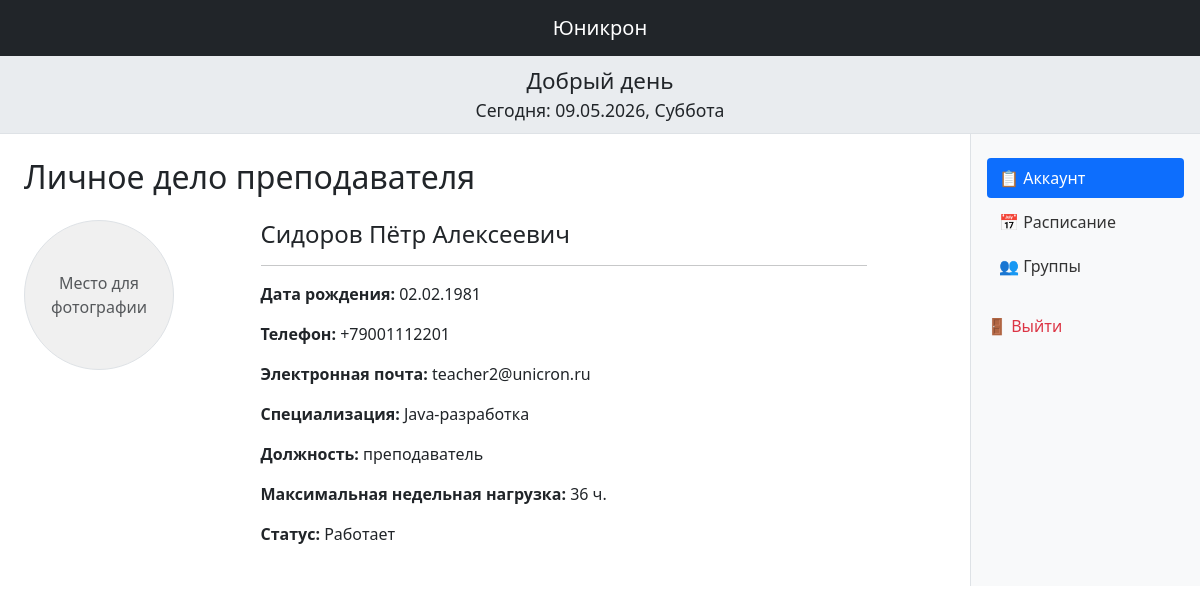
The page /teacher/account/ (signed in) on the database its author committed.
### unicron_app/models.py (models this page shows, shortened)
class Teacher(models.Model):
    user = models.OneToOneField(User, on_delete=models.CASCADE, primary_key=True, related_name='teacher_profile')
    first_name = models.CharField(max_length=50)
    last_name = models.CharField(max_length=50)
    middle_name = models.CharField(max_length=50, blank=True)
    birth_date = models.DateField()
    phone = models.CharField(max_length=20, unique=True)
    email = models.EmailField(unique=True)
    photo = models.ImageField(upload_to='teacher_photos/', blank=True, null=True)
    specialization = models.CharField(max_length=200, verbose_name="Специализация")
    max_weekly_hours = models.PositiveIntegerField(default=36, verbose_name="Макс. нагрузка (часов/нед)")
    hire_date = models.DateField(verbose_name="Дата приёма")
    position = models.ForeignKey(Position, on_delete=models.SET_NULL, null=True, verbose_name="Должность")
    ACTIVE = 'active'
    FIRED = 'fired'
    STATUS_CHOICES = [(ACTIVE, 'Работает'), (FIRED, 'Уволен')]
    status = models.CharField(max_length=10, choices=STATUS_CHOICES, default=ACTIVE)
    class Meta:
        verbose_name = "Преподаватель"
        verbose_name_plural = "Преподаватели"

class Position(models.Model):
    title = models.CharField(max_length=100, unique=True, verbose_name="Название")
    class Meta:
        verbose_name = "Должность"
        verbose_name_plural = "Должности"

### unicron_app/views.py (the view)
# urls.py: path('teacher/account/', views.teacher_account, name='teacher_account'),
@login_required
@teacher_required
def teacher_account(request):
    teacher = request.user.teacher_profile
    now = datetime.now().time()
    if now < datetime.strptime('12:00', '%H:%M').time():
        greeting = 'Доброе утро'
    elif now < datetime.strptime('18:00', '%H:%M').time():
        greeting = 'Добрый день'
    else:
        greeting = 'Добрый вечер'
    context = {
        'teacher': teacher,
        'greeting': greeting,
        'active_tab': 'account'
    }
    return render(request, 'unicron_app/teacher_account.html', context)

### unicron_app/views.py (called while the page is built)
def teacher_required(view_func):
    return user_passes_test(lambda u: u.is_authenticated and u.role == 'teacher', login_url='unicron_app:login')(view_func)

### unicron_app/templates/unicron_app/teacher_account.html
{% extends "unicron_app/teacher_layout.html" %}
{% block teacher_content %}
<h2>Личное дело преподавателя</h2>
<div class="row mt-4">
    <div class="col-md-3 text-center">
        {% if teacher.photo %}
            <img src="{{ teacher.photo.url }}" alt="Фото" class="img-fluid rounded-circle" style="max-width: 150px; height: auto;">
        {% else %}
            <div class="border rounded-circle d-flex align-items-center justify-content-center" style="width: 150px; height: 150px; background-color: #f0f0f0;">
                <span class="text-muted">Место для фотографии</span>
            </div>
        {% endif %}
    </div>
    <div class="col-md-8">
        <h4>{{ teacher.last_name }} {{ teacher.first_name }} {{ teacher.middle_name }}</h4>
        <hr>
        <p><strong>Дата рождения:</strong> {{ teacher.birth_date|date:"d.m.Y" }}</p>
        <p><strong>Телефон:</strong> {{ teacher.phone }}</p>
        <p><strong>Электронная почта:</strong> {{ teacher.email }}</p>
        <p><strong>Специализация:</strong> {{ teacher.specialization }}</p>
        <p><strong>Должность:</strong> {{ teacher.position.title|default:"не указана" }}</p>
        <p><strong>Максимальная недельная нагрузка:</strong> {{ teacher.max_weekly_hours }} ч.</p>
        <p><strong>Статус:</strong> {{ teacher.get_status_display }}</p>
    </div>
</div>
{% endblock %}

### rows shown on the page
Teacher: last_name "Сидоров", first_name "Пётр", middle_name "Алексеевич", birth_date "02.02.1981", phone "+79001112201", email "teacher2@unicron.ru", specialization "Java-разработка", position "преподаватель", max_weekly_hours "36", status "Работает"

### other values the page prints
{{ greeting }} "Добрый день"
{{ today|date:"d.m.Y" }} "09.05.2026"
{{ today|date:"l" }} "Суббота"
